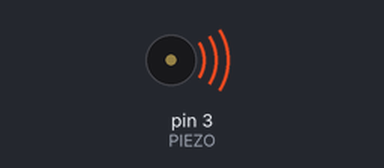
The sketch below on a simulated Arduino Uno, built with avr-gcc and run on an emulated ATmega328P. Parts: buzzer (waves = sounding).

Above: at 0.1 s.
Timing chart, 0 to 1.6 s (numbered marks = the images above):
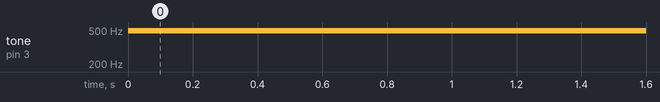

Measured:
- by itself, tone on pin 3 (PIEZO): silent → 490 Hz at 0.00 s

The sketch:

piezoBuzzer.ino
```cpp
// Project 7 - Trying out a Piezo Buzzer

#define PIEZO 3 // pin 3 is capable of PWM output to drive tones
int del = 500;

void setup() {
  // put your setup code here, to run once:
  pinMode(PIEZO, OUTPUT);
}

void loop() {
  // put your main code here, to run repeatedly:
  analogWrite(PIEZO, 128); // 50% duty cycle tone to the  piezo
  delay(del);
  digitalWrite(PIEZO, LOW); // turn the piezo off
  delay(del);
}
```
